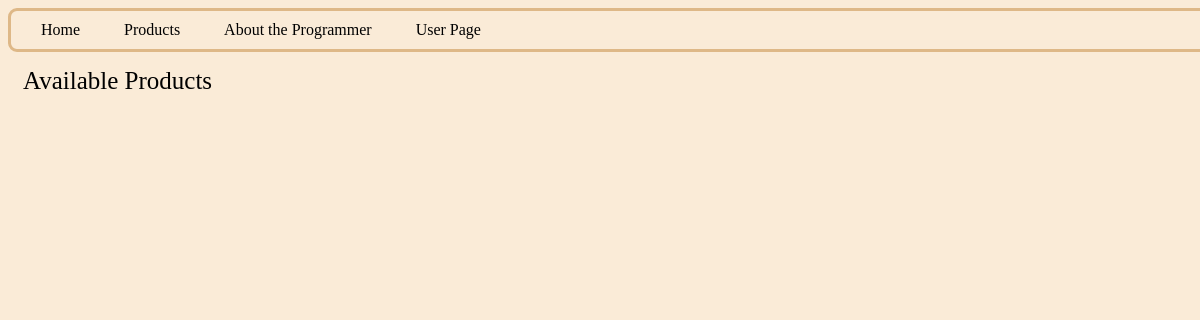
The page /Products on the database as committed earlier.
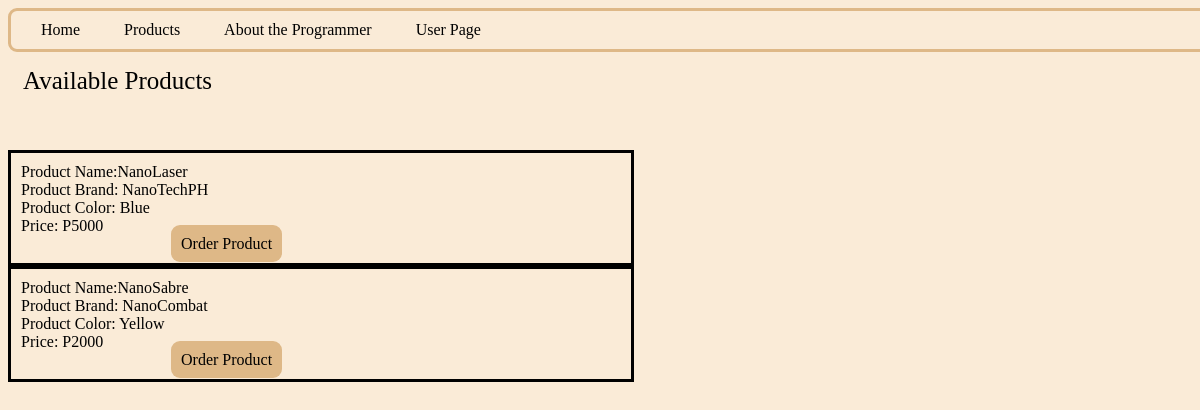
The same page on the database as committed later.
### Inventory/models.py (models this page shows)
class Product(models.Model):
    objects = models.Manager()
    Name = models.CharField(max_length=30, unique=True)
    Brand = models.CharField(max_length=30)
    Color = models.CharField(max_length=20)
    Cost = models.CharField(max_length=10)

### Inventory/views.py (the view)
# urls.py: path('Products',views.Products, name='Products'),
def Products(request):
    P = Product.objects.all()
    return render(request, 'Inventory/products.html',{'P':P})

### Inventory/templates/Inventory/products.html (shortened to what this page needs)
{% extends 'Inventory/base.html' %}
{% load static %}
    {% block content %}
        <div class="Largetext"> Available Products </div>
        {% for product in P %}
        <div class="container">
            Product Name:{{product.Name}} <br>
            Product Brand: {{product.Brand}} <Br>
            Product Color: {{product.Color}} <br>
            Price: {{product.Cost}}<Br>
            <a class="Button" href="{% url 'order' pk=userobj.pk %}"> Order Product </a>
        </div>
        {% endfor %}
    {% endblock %}

### Inventory/templates/Inventory/base.html (shortened to what this page needs)
{% load static %}
<!DOCTYPE html>
<html lang="en">
<head>
    <link rel="stylesheet" href="{% static '/css/base.css' %}">
    <link rel="stylesheet" href="{% static '/css/home.css' %}">
    <link rel="stylesheet" href="{% static '/css/form.css' %}">
</head>
<body>
    {% block header %}
    <div class="header">
        <a class="Home" href="{% url 'home' %}"> Home </a>
        <a class="Products" href="{% url 'Products' %}"> Products </a>
        <a class="About" href="{% url 'home' %}"> About the Programmer </a>
        <a class="User" href="{% url 'User' %}"> User Page </a>
    </div>
    {% endblock %}
    {% block content %}
    {% endblock %}
</body>
</html>

### Inventory/static/css/base.css (style rules this page uses)
html { background-color: antiquewhite; }
.header { width: 100%; max-width: 100%; border: solid burlywood; padding: 10px; border-radius: 9px; }
div.header > a { margin: 10px; padding: 10px; color: black; text-decoration: none; }

### Inventory/static/css/home.css (style rules this page uses)
.container { padding: 10px; font-family: Verdana; border: solid; width: 50vw; }
.Largetext { font-size: 25px; font-family: Verdana; margin-bottom: 5vh; padding: 15px; }

### Inventory/static/css/form.css (style rules this page uses)
a { color: black; }
.Button { text-decoration: none; background-color: burlywood; padding: 10px; margin: auto; margin-left: 25%; max-width: 100%; width: 7vw; text-align: center; border-radius: 9px; }

Rows that differ between the two databases and show on the page:
added Product: Name "NanoLaser", Brand "NanoTechPH", Color "Blue", Cost "P5000"
added Product: Name "NanoSabre", Brand "NanoCombat", Color "Yellow", Cost "P2000"
